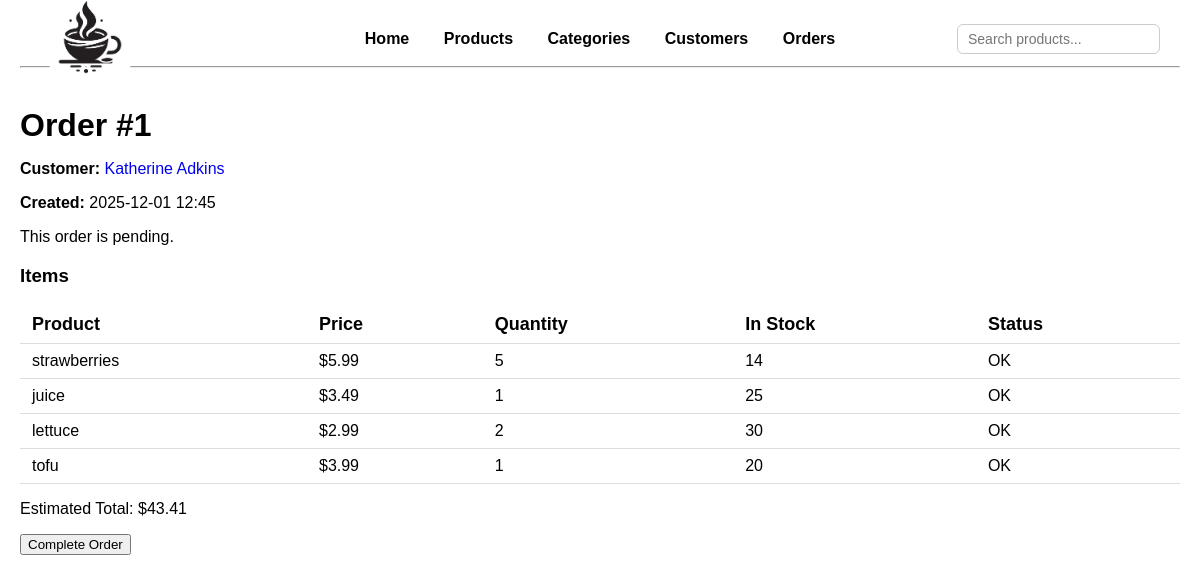
/orders/1, run on an earlier commit of the app's database.
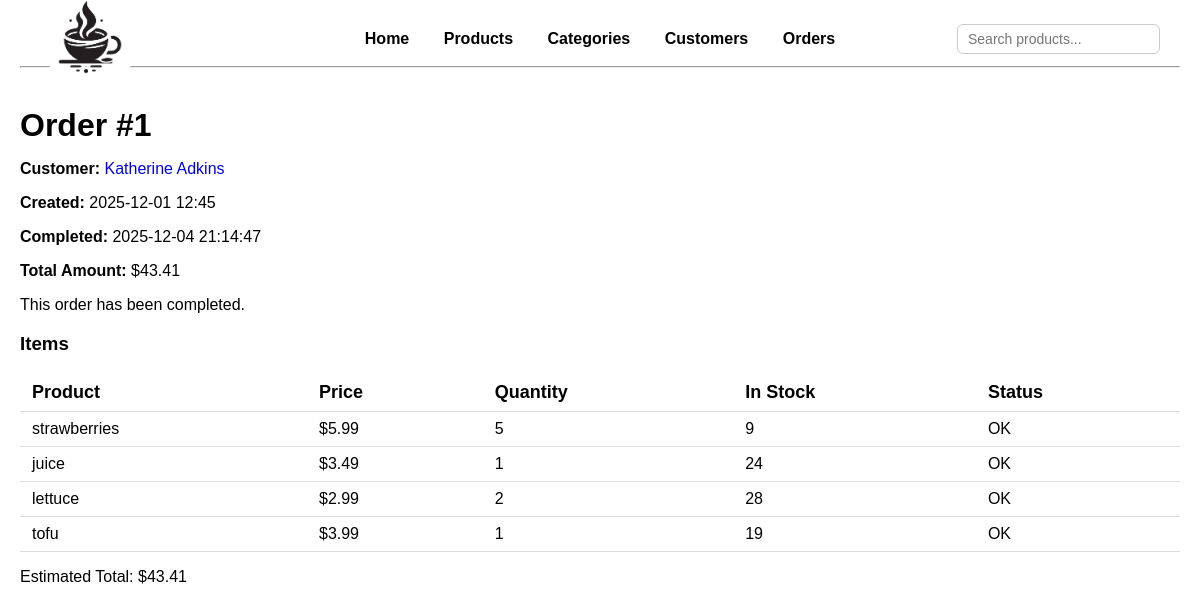
And on a later commit of the database.
### models.py (models this page shows, shortened)
class Order(db.Model):
    __tablename__ = "orders"
    id = mapped_column(Integer, primary_key=True)
    customer_id = mapped_column(Integer, ForeignKey("customers.id"))
    customer = relationship("Customer", back_populates="orders")
    items = relationship('ProductOrder', back_populates='order')
    created = mapped_column(db.DateTime, nullable=False, default=db.func.now())
    completed = mapped_column(db.DateTime, nullable=True, default=None)
    amount = mapped_column(db.DECIMAL(6, 2), nullable=True, default=None)
    def estimate(self):
        total = 0
        for po in self.items:
            one = po.product.price * po.quantity
            total = total + one
        return total

class Customer(db.Model):
    __tablename__ = "customers"
    id = mapped_column(Integer, primary_key=True)
    name = mapped_column(String)
    phone = mapped_column(String)
    orders = relationship("Order", back_populates="customer")

class ProductOrder(db.Model):
    product_id = mapped_column(db.ForeignKey("product.id"), primary_key=True)
    order_id = mapped_column(db.ForeignKey("orders.id"), primary_key=True)
    quantity = mapped_column(db.Integer, nullable=False)
    product = relationship('Product')
    order = relationship('Order', back_populates='items')

class Product(db.Model):
    __tablename__ = "product"
    id = mapped_column(Integer, primary_key=True)
    name = mapped_column(String)
    price = mapped_column(DECIMAL(10, 2))
    inventory = mapped_column(Integer, default=0)
    category_id = mapped_column(Integer, ForeignKey("categories.id"))
    category = relationship("Category", back_populates="products")

### app.py (the view)
@app.route("/orders/<int:id>")
def order(id):
    order_obj = db.session.get(Order, id)
    return render_template("order.html", order=order_obj)

### templates/order.html (shortened to what this page needs)
{% extends "base.html" %}
{% block content %}
<div class="container mt-4">
  <h1>Order #{{ order.id }}</h1>
  <p>
    <strong>Customer:</strong>
    <a href="{{ url_for('customer_detail', id=order.customer.id) }}">
      {{ order.customer.name }}
    </a>
  </p>
  <p><strong>Created:</strong> {{ order.created.strftime("%Y-%m-%d %H:%M") }}</p>
  {% if order.completed %}
    <p><strong>Completed:</strong> {{ order.completed }}</p>
    <p><strong>Total Amount:</strong> ${{ order.amount }}</p>
    <p class="text-success fw-bold">This order has been completed.</p>
  {% else %}
    <p class="text-danger fw-bold">This order is pending.</p>
  {% endif %}
  <h3 class="mt-4">Items</h3>
  <table class="table table-bordered">
    <thead class="table-light">
      <tr>
        <th>Product</th>
        <th>Price</th>
        <th>Quantity</th>
        <th>In Stock</th>
        <th>Status</th>
      </tr>
    </thead>
    <tbody>
      {% for po in order.items %}
      <tr>
        <td>{{ po.product.name }}</td>
        <td>${{ po.product.price }}</td>
        <td>{{ po.quantity }}</td>
        <td>{{ po.product.inventory }}</td>
        {% if po.product.inventory < po.quantity %}
          <td class="text-danger fw-bold">Not enough stock</td>
        {% else %}
          <td class="text-success fw-bold">OK</td>
        {% endif %}
      </tr>
      {% endfor %}
    </tbody>
  </table>
  <p class="fw-bold">Estimated Total: ${{ order.estimate() }}</p>
  {% if not order.completed %}
  <form method="post" action="{{ url_for('complete_order', id=order.id) }}">
    <button class="btn btn-success" type="submit">Complete Order</button>
  </form>
  {% endif %}
</div>
{% endblock %}

### templates/base.html (shortened to what this page needs)
<!DOCTYPE html>
<html lang="en">
<head>
    <link rel="stylesheet" href="{{ url_for('static', filename='base.css') }}">
</head>
<body>
    <header class="header">
        <div class="logo">
            <img src="{{ url_for('static', filename='logo.png') }}" alt="Store Logo">
        </div>
        <nav class="nav">
            <a href="{{ url_for('home') }}">Home</a>
            <a href="{{ url_for('products') }}">Products</a>
            <a href="{{ url_for('categories') }}">Categories</a>
            <a href="{{ url_for('customers') }}">Customers</a>
            <a href="{{ url_for('orders') }}">Orders</a>
        </nav>
        <form class="search-bar">
            <input placeholder="Search products...">
        </form>
    </header>
    <hr>
    <div class="content">
        {% block content %}{% endblock %}
    </div>
</body>
</html>

### static/base.css (style rules this page uses)
body { font-family: Arial, sans-serif; margin: 20px; }
h1 { margin-bottom: 10px; }
a { text-decoration: none; }
table { width: 100%; border-collapse: collapse; margin-top: 12px; }
th, td { padding: 8px 12px; border-bottom: 1px solid #ddd; text-align: left; }
th { font-size: 18px; }
.header { display: flex; align-items: center; justify-content: center; position: relative; padding: 10px 20px; }
.logo { position: absolute; left: 20px; top: 50%; transform: translateY(-50%); }
.logo img { height: 100px; width: auto; object-fit: cover; border-radius: 50%; }
.content { padding-top: 10px; }
.nav a { display: inline-block; margin: 0 15px; font-weight: bold; color: black; transition: transform 0.15s ease-in-out; }
.search-bar { position: absolute; right: 20px; top: 50%; transform: translateY(-50%); display: flex; align-items: center; }
.search-bar input { padding: 6px 10px; border-radius: 6px; border: 1px solid #ccc; font-size: 14px; }

What changed in the data, as far as the page shows it:
changed Order id 1: completed (not shown) → "2025-12-04 21:14:47"; amount (not shown) → "43.41"
changed through a linked row, ProductOrder "strawberries": product.inventory "14" → "9"
changed through a linked row, ProductOrder "juice": product.inventory "25" → "24"
changed through a linked row, ProductOrder "lettuce": product.inventory "30" → "28"
changed through a linked row, ProductOrder "tofu": product.inventory "20" → "19"
Also different on the page:
text no longer shown: "This order is pending. Complete Order"
text now shown: "Completed: Total Amount: $ This order has been completed."
